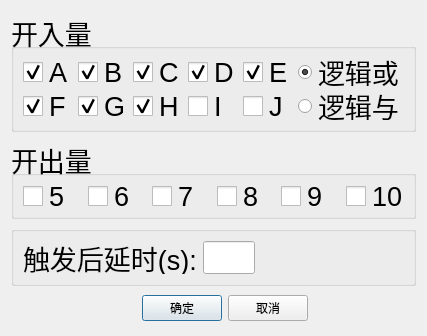
<?xml version="1.0" encoding="UTF-8"?>
<ui version="4.0">
 <class>QSttManualBinBoutDlg</class>
 <widget class="QDialog" name="QSttManualBinBoutDlg">
  <property name="geometry">
   <rect>
    <x>0</x>
    <y>0</y>
    <width>427</width>
    <height>336</height>
   </rect>
  </property>
  <property name="windowTitle">
   <string>Dialog</string>
  </property>
  <layout class="QVBoxLayout" name="verticalLayout">
   <item>
    <widget class="QSttGroupBox" name="m_boxInSetting">
     <property name="sizePolicy">
      <sizepolicy hsizetype="Expanding" vsizetype="Preferred">
       <horstretch>0</horstretch>
       <verstretch>0</verstretch>
      </sizepolicy>
     </property>
     <property name="minimumSize">
      <size>
       <width>0</width>
       <height>120</height>
      </size>
     </property>
     <property name="maximumSize">
      <size>
       <width>16777215</width>
       <height>120</height>
      </size>
     </property>
     <property name="font">
      <font>
       <pointsize>20</pointsize>
      </font>
     </property>
     <property name="title">
      <string>开入量</string>
     </property>
     <layout class="QGridLayout" name="gridLayout">
      <item row="0" column="0">
       <widget class="QSttCheckBox" name="m_cbInA">
        <property name="font">
         <font>
          <pointsize>20</pointsize>
         </font>
        </property>
        <property name="styleSheet">
         <string notr="true">QCheckBox::indicator {  width: 20px;  height: 20px;}</string>
        </property>
        <property name="text">
         <string>A</string>
        </property>
        <property name="checked">
         <bool>true</bool>
        </property>
       </widget>
      </item>
      <item row="0" column="1">
       <widget class="QSttCheckBox" name="m_cbInB">
        <property name="font">
         <font>
          <pointsize>20</pointsize>
         </font>
        </property>
        <property name="styleSheet">
         <string notr="true">QCheckBox::indicator {  width: 20px;  height: 20px;}</string>
        </property>
        <property name="text">
         <string>B</string>
        </property>
        <property name="checked">
         <bool>true</bool>
        </property>
       </widget>
      </item>
      <item row="0" column="2">
       <widget class="QSttCheckBox" name="m_cbInC">
        <property name="font">
         <font>
          <pointsize>20</pointsize>
         </font>
        </property>
        <property name="styleSheet">
         <string notr="true">QCheckBox::indicator {  width: 20px;  height: 20px;}</string>
        </property>
        <property name="text">
         <string>C</string>
        </property>
        <property name="checked">
         <bool>true</bool>
        </property>
       </widget>
      </item>
      <item row="0" column="3">
       <widget class="QSttCheckBox" name="m_cbInD">
        <property name="font">
         <font>
          <pointsize>20</pointsize>
         </font>
        </property>
        <property name="styleSheet">
         <string notr="true">QCheckBox::indicator {  width: 20px;  height: 20px;}</string>
        </property>
        <property name="text">
         <string>D</string>
        </property>
        <property name="checked">
         <bool>true</bool>
        </property>
       </widget>
      </item>
      <item row="0" column="4">
       <widget class="QSttCheckBox" name="m_cbInE">
        <property name="font">
         <font>
          <pointsize>20</pointsize>
         </font>
        </property>
        <property name="styleSheet">
         <string notr="true">QCheckBox::indicator {  width: 20px;  height: 20px;}</string>
        </property>
        <property name="text">
         <string>E</string>
        </property>
        <property name="checked">
         <bool>true</bool>
        </property>
       </widget>
      </item>
      <item row="0" column="5">
       <widget class="QRadioButton" name="m_rdOr">
        <property name="font">
         <font>
          <pointsize>20</pointsize>
         </font>
        </property>
        <property name="text">
         <string>逻辑或</string>
        </property>
        <property name="checked">
         <bool>true</bool>
        </property>
       </widget>
      </item>
      <item row="1" column="0">
       <widget class="QSttCheckBox" name="m_cbInF">
        <property name="font">
         <font>
          <pointsize>20</pointsize>
         </font>
        </property>
        <property name="styleSheet">
         <string notr="true">QCheckBox::indicator {  width: 20px;  height: 20px;}</string>
        </property>
        <property name="text">
         <string>F</string>
        </property>
        <property name="checked">
         <bool>true</bool>
        </property>
       </widget>
      </item>
      <item row="1" column="1">
       <widget class="QSttCheckBox" name="m_cbInG">
        <property name="font">
         <font>
          <pointsize>20</pointsize>
         </font>
        </property>
        <property name="styleSheet">
         <string notr="true">QCheckBox::indicator {  width: 20px;  height: 20px;}</string>
        </property>
        <property name="text">
         <string>G</string>
        </property>
        <property name="checked">
         <bool>true</bool>
        </property>
       </widget>
      </item>
      <item row="1" column="2">
       <widget class="QSttCheckBox" name="m_cbInH">
        <property name="font">
         <font>
          <pointsize>20</pointsize>
         </font>
        </property>
        <property name="styleSheet">
         <string notr="true">QCheckBox::indicator {  width: 20px;  height: 20px;}</string>
        </property>
        <property name="text">
         <string>H</string>
        </property>
        <property name="checked">
         <bool>true</bool>
        </property>
       </widget>
      </item>
      <item row="1" column="3">
       <widget class="QSttCheckBox" name="m_cbInI">
        <property name="font">
         <font>
          <pointsize>20</pointsize>
         </font>
        </property>
        <property name="styleSheet">
         <string notr="true">QCheckBox::indicator {  width: 20px;  height: 20px;}</string>
        </property>
        <property name="text">
         <string>I</string>
        </property>
       </widget>
      </item>
      <item row="1" column="4">
       <widget class="QSttCheckBox" name="m_cbInJ">
        <property name="font">
         <font>
          <pointsize>20</pointsize>
         </font>
        </property>
        <property name="styleSheet">
         <string notr="true">QCheckBox::indicator {  width: 20px;  height: 20px;}</string>
        </property>
        <property name="text">
         <string>J</string>
        </property>
       </widget>
      </item>
      <item row="1" column="5">
       <widget class="QRadioButton" name="m_rdAnd">
        <property name="font">
         <font>
          <pointsize>20</pointsize>
         </font>
        </property>
        <property name="text">
         <string>逻辑与</string>
        </property>
       </widget>
      </item>
     </layout>
    </widget>
   </item>
   <item>
    <widget class="QSttGroupBox" name="m_boxOutSetting">
     <property name="sizePolicy">
      <sizepolicy hsizetype="Expanding" vsizetype="Preferred">
       <horstretch>0</horstretch>
       <verstretch>0</verstretch>
      </sizepolicy>
     </property>
     <property name="minimumSize">
      <size>
       <width>0</width>
       <height>80</height>
      </size>
     </property>
     <property name="maximumSize">
      <size>
       <width>16777215</width>
       <height>80</height>
      </size>
     </property>
     <property name="font">
      <font>
       <pointsize>20</pointsize>
      </font>
     </property>
     <property name="title">
      <string>开出量</string>
     </property>
     <layout class="QHBoxLayout" name="horizontalLayout">
      <item>
       <widget class="QSttCheckBox" name="m_cbOut5">
        <property name="font">
         <font>
          <pointsize>20</pointsize>
         </font>
        </property>
        <property name="styleSheet">
         <string notr="true">QCheckBox::indicator {  width: 20px;  height: 20px;}</string>
        </property>
        <property name="text">
         <string>5</string>
        </property>
       </widget>
      </item>
      <item>
       <widget class="QSttCheckBox" name="m_cbOut6">
        <property name="font">
         <font>
          <pointsize>20</pointsize>
         </font>
        </property>
        <property name="styleSheet">
         <string notr="true">QCheckBox::indicator {  width: 20px;  height: 20px;}</string>
        </property>
        <property name="text">
         <string>6</string>
        </property>
       </widget>
      </item>
      <item>
       <widget class="QSttCheckBox" name="m_cbOut7">
        <property name="font">
         <font>
          <pointsize>20</pointsize>
         </font>
        </property>
        <property name="styleSheet">
         <string notr="true">QCheckBox::indicator {  width: 20px;  height: 20px;}</string>
        </property>
        <property name="text">
         <string>7</string>
        </property>
       </widget>
      </item>
      <item>
       <widget class="QSttCheckBox" name="m_cbOut8">
        <property name="font">
         <font>
          <pointsize>20</pointsize>
         </font>
        </property>
        <property name="styleSheet">
         <string notr="true">QCheckBox::indicator {  width: 20px;  height: 20px;}</string>
        </property>
        <property name="text">
         <string>8</string>
        </property>
       </widget>
      </item>
      <item>
       <widget class="QSttCheckBox" name="m_cbOut9">
        <property name="font">
         <font>
          <pointsize>20</pointsize>
         </font>
        </property>
        <property name="styleSheet">
         <string notr="true">QCheckBox::indicator {  width: 20px;  height: 20px;}</string>
        </property>
        <property name="text">
         <string>9</string>
        </property>
       </widget>
      </item>
      <item>
       <widget class="QSttCheckBox" name="m_cbOut10">
        <property name="font">
         <font>
          <pointsize>20</pointsize>
         </font>
        </property>
        <property name="styleSheet">
         <string notr="true">QCheckBox::indicator {  width: 20px;  height: 20px;}</string>
        </property>
        <property name="text">
         <string>10</string>
        </property>
       </widget>
      </item>
     </layout>
    </widget>
   </item>
   <item>
    <widget class="QGroupBox" name="m_GroupDelayed">
     <property name="minimumSize">
      <size>
       <width>0</width>
       <height>60</height>
      </size>
     </property>
     <property name="maximumSize">
      <size>
       <width>16777215</width>
       <height>60</height>
      </size>
     </property>
     <property name="title">
      <string/>
     </property>
     <layout class="QHBoxLayout" name="horizontalLayout_2">
      <item>
       <widget class="QLabel" name="m_labDelayed">
        <property name="maximumSize">
         <size>
          <width>300</width>
          <height>16777215</height>
         </size>
        </property>
        <property name="font">
         <font>
          <pointsize>20</pointsize>
         </font>
        </property>
        <property name="text">
         <string>触发后延时(s):</string>
        </property>
       </widget>
      </item>
      <item>
       <widget class="QSttLineEdit" name="m_editDelayed">
        <property name="sizePolicy">
         <sizepolicy hsizetype="Expanding" vsizetype="Fixed">
          <horstretch>0</horstretch>
          <verstretch>0</verstretch>
         </sizepolicy>
        </property>
        <property name="maximumSize">
         <size>
          <width>100</width>
          <height>16777215</height>
         </size>
        </property>
        <property name="font">
         <font>
          <pointsize>20</pointsize>
         </font>
        </property>
        <property name="text">
         <string/>
        </property>
       </widget>
      </item>
      <item>
       <spacer name="horizontalSpacer_2">
        <property name="orientation">
         <enum>Qt::Horizontal</enum>
        </property>
        <property name="sizeHint" stdset="0">
         <size>
          <width>197</width>
          <height>20</height>
         </size>
        </property>
       </spacer>
      </item>
     </layout>
    </widget>
   </item>
   <item>
    <layout class="QHBoxLayout" name="_2">
     <property name="spacing">
      <number>6</number>
     </property>
     <property name="leftMargin">
      <number>0</number>
     </property>
     <property name="topMargin">
      <number>0</number>
     </property>
     <property name="rightMargin">
      <number>0</number>
     </property>
     <property name="bottomMargin">
      <number>0</number>
     </property>
     <item>
      <spacer>
       <property name="orientation">
        <enum>Qt::Horizontal</enum>
       </property>
       <property name="sizeHint" stdset="0">
        <size>
         <width>131</width>
         <height>31</height>
        </size>
       </property>
      </spacer>
     </item>
     <item>
      <widget class="QPushButton" name="m_btnOK">
       <property name="text">
        <string>确定</string>
       </property>
      </widget>
     </item>
     <item>
      <widget class="QPushButton" name="m_btnCancel">
       <property name="text">
        <string>取消</string>
       </property>
      </widget>
     </item>
     <item>
      <spacer name="horizontalSpacer_3">
       <property name="orientation">
        <enum>Qt::Horizontal</enum>
       </property>
       <property name="sizeHint" stdset="0">
        <size>
         <width>40</width>
         <height>20</height>
        </size>
       </property>
      </spacer>
     </item>
    </layout>
   </item>
  </layout>
 </widget>
 <customwidgets>
  <customwidget>
   <class>QSttLineEdit</class>
   <extends>QLineEdit</extends>
   <header>../Module/UI/Controls/SttLineEdit.h</header>
  </customwidget>
  <customwidget>
   <class>QSttCheckBox</class>
   <extends>QCheckBox</extends>
   <header>../Module/UI/Controls/SttCheckBox.h</header>
  </customwidget>
  <customwidget>
   <class>QSttGroupBox</class>
   <extends>QGroupBox</extends>
   <header>../Module/UI/Controls/SttGroupBox.h</header>
   <container>1</container>
  </customwidget>
 </customwidgets>
 <resources/>
 <connections/>
</ui>
